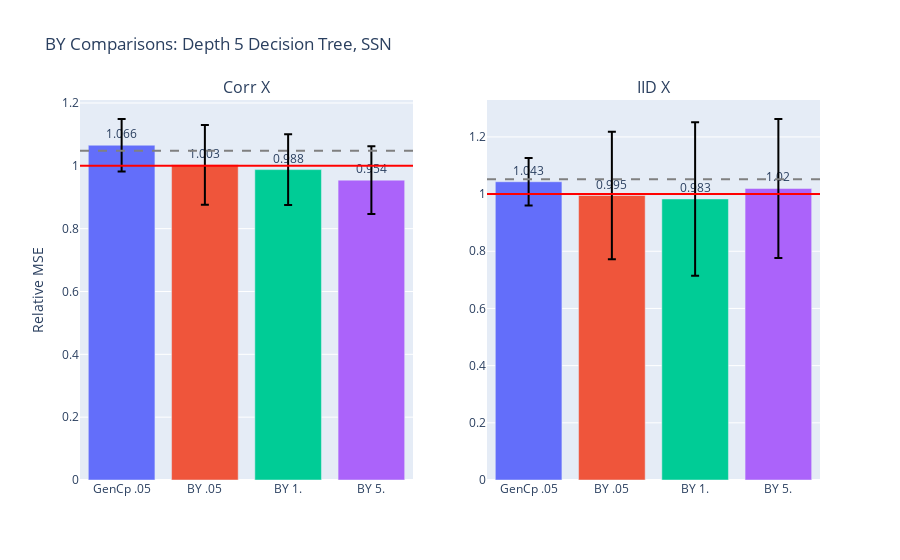

This figure's notebook cell:
### Code cell
less_fig = gen_model_barplots(
    spike_model_errs + iid_model_errs,
    ["Corr X", "IID X"],
    est_names,
    title="BY Comparisons: Depth 5 Decision Tree, SSN",
    has_elev_err=True,
    err_bars=True,
)
less_fig.show()

### Figure 1 — Plotly figure (JSON) as saved in the notebook; plotly's stock layout.template omitted (floating-point values rounded to 4 significant figures)
{"data": [{"error_y": {"array": [0.0835, 0.1269, 0.1122, 0.1075], "color": "black", "type": "data"}, "marker": {"color": ["#636EFA", "#EF553B", "#00CC96", "#AB63FA", "#FFA15A", "#19D3F3", "#FF6692", "#B6E880", "#FF97FF", "#FECB52"]}, "text": [1.066, 1.003, 0.988, 0.954], "textposition": "outside", "type": "bar", "x": ["GenCp .05", "BY .05", "BY 1.", "BY 5."], "xaxis": "x", "y": [1.066, 1.003, 0.988, 0.9545], "yaxis": "y"}, {"error_y": {"array": [0.08271, 0.2234, 0.2684, 0.2429], "color": "black", "type": "data"}, "marker": {"color": ["#636EFA", "#EF553B", "#00CC96", "#AB63FA", "#FFA15A", "#19D3F3", "#FF6692", "#B6E880", "#FF97FF", "#FECB52"]}, "text": [1.043, 0.995, 0.983, 1.02], "textposition": "outside", "type": "bar", "x": ["GenCp .05", "BY .05", "BY 1.", "BY 5."], "xaxis": "x2", "y": [1.043, 0.995, 0.983, 1.02], "yaxis": "y2"}], "layout": {"annotations": [{"font": {"size": 16}, "showarrow": false, "text": "Corr X", "x": 0.225, "xanchor": "center", "xref": "paper", "y": 1, "yanchor": "bottom", "yref": "paper"}, {"font": {"size": 16}, "showarrow": false, "text": "IID X", "x": 0.775, "xanchor": "center", "xref": "paper", "y": 1, "yanchor": "bottom", "yref": "paper"}], "shapes": [{"line": {"color": "red"}, "type": "line", "x0": 0, "x1": 1, "xref": "x domain", "y0": 1, "y1": 1, "yref": "y"}, {"line": {"color": "grey", "dash": "dash"}, "type": "line", "x0": 0, "x1": 1, "xref": "x domain", "y0": 1.048, "y1": 1.048, "yref": "y"}, {"line": {"color": "red"}, "type": "line", "x0": 0, "x1": 1, "xref": "x2 domain", "y0": 1, "y1": 1, "yref": "y2"}, {"line": {"color": "grey", "dash": "dash"}, "type": "line", "x0": 0, "x1": 1, "xref": "x2 domain", "y0": 1.052, "y1": 1.052, "yref": "y2"}], "showlegend": false, "title": {"text": "BY Comparisons: Depth 5 Decision Tree, SSN"}, "xaxis": {"anchor": "y", "domain": [0, 0.45]}, "xaxis2": {"anchor": "y2", "domain": [0.55, 1]}, "yaxis": {"anchor": "x", "domain": [0, 1], "title": {"text": "Relative MSE"}}, "yaxis2": {"anchor": "x2", "domain": [0, 1]}}}
